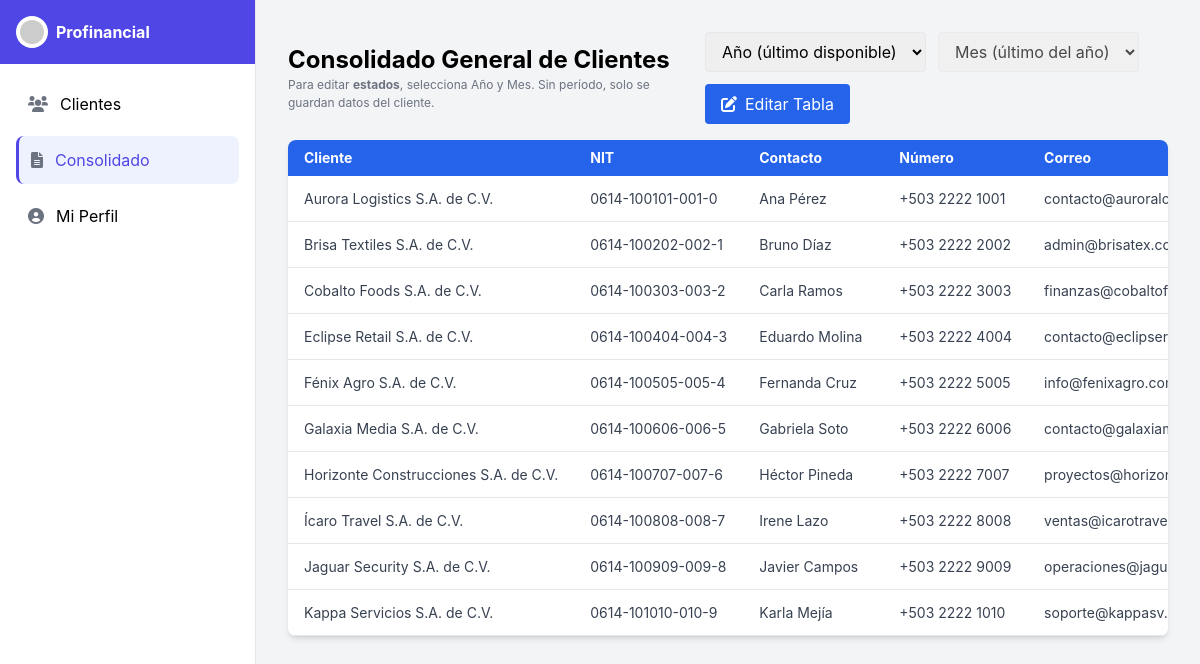
Page /cliente/consolidado.php on the earlier database version.
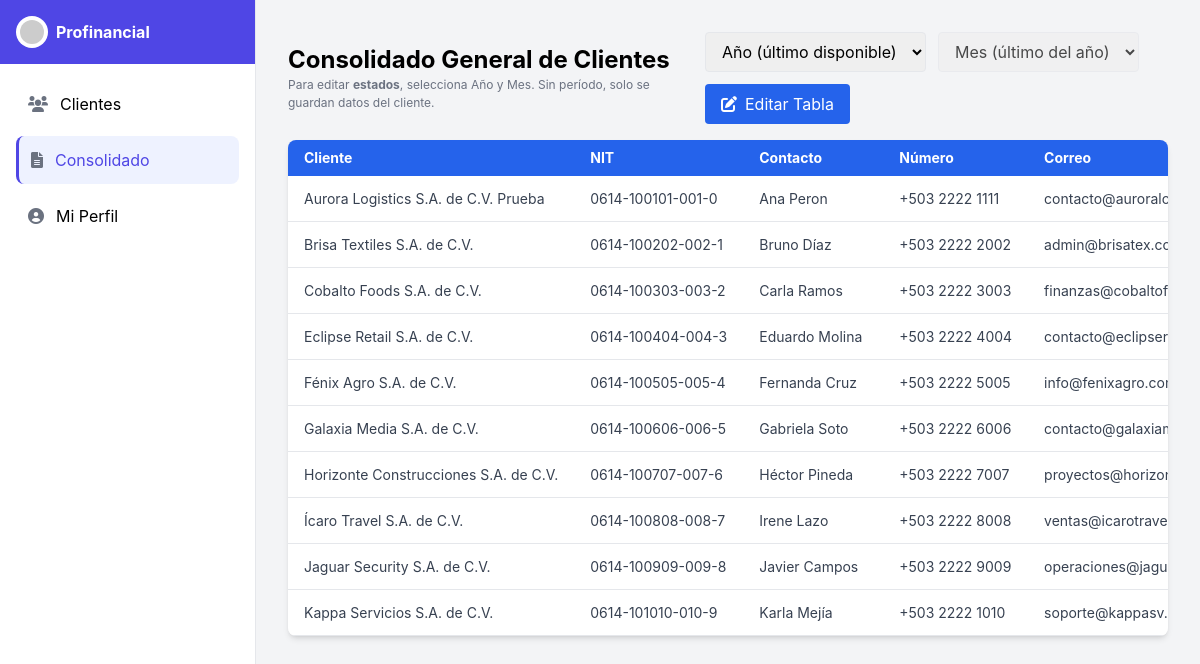
Same page on the later database version.
### tables this page shows
CREATE TABLE IF NOT EXISTS `clientes` (
  `id` bigint NOT NULL AUTO_INCREMENT,
  `nombre` varchar(160) NOT NULL,
  `nit` varchar(32) DEFAULT NULL,
  `nrc` varchar(32) DEFAULT NULL,
  `contacto` varchar(120) DEFAULT NULL,
  `telefono` varchar(40) DEFAULT NULL,
  `email` varchar(160) DEFAULT NULL,
  `clave_hacienda` varchar(64) DEFAULT NULL,
  `clave_planilla` varchar(64) DEFAULT NULL,
  `contador` varchar(120) DEFAULT NULL,
  `direccion` varchar(255) DEFAULT NULL,
  `activo` tinyint(1) NOT NULL DEFAULT '1',
  `creado_en` timestamp NOT NULL DEFAULT CURRENT_TIMESTAMP,
  `actualizado_en` timestamp NULL DEFAULT NULL ON UPDATE CURRENT_TIMESTAMP,
  PRIMARY KEY (`id`),
  UNIQUE KEY `uk_clientes_ident` (`nit`,`nrc`),
  KEY `idx_clientes_nombre` (`nombre`)
);

### cliente/consolidado.php (the view, shortened to what this page needs)
<?php
$DB_HOST='localhost';
$DB_NAME='profinancial_crm';
$DB_USER='root';
$DB_PASS='';
function h($s){ return htmlspecialchars((string)$s, ENT_QUOTES, 'UTF-8'); }
$anio = isset($_GET['anio']) && $_GET['anio']!=='' ? (int)$_GET['anio'] : null;
$mes  = isset($_GET['mes'])  && $_GET['mes']  !=='' ? (int)$_GET['mes']  : null;
try {
  $pdo = new PDO("mysql:host=$DB_HOST;dbname=$DB_NAME;charset=utf8mb4",$DB_USER,$DB_PASS,[PDO::ATTR_ERRMODE=>PDO::ERRMODE_EXCEPTION]);
  $params = [];
  if ($anio && $mes){
    $sql = "
      SELECT c.id, c.nombre AS cliente_nombre, c.nit, c.contacto, c.telefono, c.email,
             c.contador, c.clave_hacienda, c.clave_planilla,
             MAX(per.anio) anio, MAX(per.mes) mes,
             MAX(CASE WHEN tf.codigo='IVA' THEN CASE WHEN p.pagado=1 THEN 'pagada'
                                                     WHEN p.presentado=1 THEN 'presentada'
                                                     ELSE 'pendiente' END END) AS iva,
             MAX(CASE WHEN tf.codigo IN ('RENTA','PA') THEN CASE WHEN (p.presentado=1 OR p.pagado=1) THEN 'realizado'
                                                                 ELSE 'pendiente' END END) AS pa,
             MAX(CASE WHEN tf.codigo='PLANILLA' THEN CASE WHEN p.pagado=1 THEN 'pagada'
                                                          ELSE 'pendiente' END END) AS planilla,
             MAX(CASE WHEN tf.codigo IN ('CONTAB','CONTABILIDAD') THEN CASE WHEN (p.presentado=1 OR p.pagado=1) THEN 'realizado'
                                                                            ELSE 'pendiente' END END) AS conta
      FROM clientes c
      LEFT JOIN periodos per ON per.cliente_id=c.id AND per.anio=? AND per.mes=?
      LEFT JOIN presentaciones p ON p.periodo_id=per.id
      LEFT JOIN tipos_formulario tf ON tf.id=p.tipo_formulario_id
      GROUP BY c.id
      ORDER BY c.nombre ASC
    ";
    $params = [$anio,$mes];
  } else {
    $sql = "
      SELECT c.id, c.nombre AS cliente_nombre, c.nit, c.contacto, c.telefono, c.email,
             c.contador, c.clave_hacienda, c.clave_planilla,
             MAX(per.anio) anio, MAX(per.mes) mes,
             MAX(CASE WHEN tf.codigo='IVA' THEN CASE WHEN p.pagado=1 THEN 'pagada'
                                                     WHEN p.presentado=1 THEN 'presentada'
                                                     ELSE 'pendiente' END END) AS iva,
             MAX(CASE WHEN tf.codigo IN ('RENTA','PA') THEN CASE WHEN (p.presentado=1 OR p.pagado=1) THEN 'realizado'
                                                                 ELSE 'pendiente' END END) AS pa,
             MAX(CASE WHEN tf.codigo='PLANILLA' THEN CASE WHEN p.pagado=1 THEN 'pagada'
                                                          ELSE 'pendiente' END END) AS planilla,
             MAX(CASE WHEN tf.codigo IN ('CONTAB','CONTABILIDAD') THEN CASE WHEN (p.presentado=1 OR p.pagado=1) THEN 'realizado'
                                                                            ELSE 'pendiente' END END) AS conta
      FROM clientes c
      LEFT JOIN (
        SELECT p1.*
        FROM periodos p1
        JOIN (
          SELECT cliente_id, MAX(anio*100+mes) maxym
          FROM periodos
          GROUP BY cliente_id
        ) t ON t.cliente_id=p1.cliente_id AND (p1.anio*100+p1.mes)=t.maxym
      ) per ON per.cliente_id=c.id
      LEFT JOIN presentaciones p ON p.periodo_id=per.id
      LEFT JOIN tipos_formulario tf ON tf.id=p.tipo_formulario_id
      GROUP BY c.id
      ORDER BY c.nombre ASC
    ";
  }
  $st = $pdo->prepare($sql); $st->execute($params);
  $rows = $st->fetchAll(PDO::FETCH_ASSOC);
} catch(Throwable $e){
  http_response_code(500);
  echo '<!doctype html><meta charset="utf-8"><pre style="padding:16px;color:#b91c1c">Error: '.h($e->getMessage()).'</pre>'; exit;
}
?>
<!DOCTYPE html>
<html lang="es">
<head>
  <script src="https://cdn.tailwindcss.com"></script>
  <link href="https://cdnjs.cloudflare.com/ajax/libs/font-awesome/6.0.0-beta3/css/all.min.css" rel="stylesheet">
</head>
<body class="flex bg-gray-100">
  <div class="flex h-screen w-full">
    <div class="hidden md:flex flex-col w-64 bg-white border-r">
      <div class="flex items-center h-16 px-4 bg-indigo-600">
        <div class="flex items-center">
          <img src="https://placehold.co/30x30" alt="Logo Profinancial" class="h-8 w-8 rounded-full bg-white p-1">
          <span class="ml-2 text-white font-bold">Profinancial</span>
        </div>
      </div>
      <nav class="flex-1 p-4">
        <div class="space-y-2">
          <a href="../cliente/index.php" class="sidebar-item flex items-center p-3 rounded-lg">
            <i class="fas fa-users mr-3 text-gray-500"></i> Clientes
          </a>
          <a href="../cliente/consolidado.php" class="sidebar-item flex items-center p-3 rounded-lg">
            <i class="fas fa-file-alt mr-3 text-gray-500"></i> Consolidado
          </a>
          <a href="../cliente/perfil_contador.html" class="sidebar-item flex items-center p-3 rounded-lg">
            <i class="fas fa-user-circle mr-3 text-gray-500"></i> Mi Perfil
          </a>
        </div>
      </nav>
    </div>
    <main class="flex-1 p-8 overflow-y-auto">
      <div class="flex md:flex-row md:items-center md:justify-between gap-4 mb-4">
        <div>
          <h2 class="text-2xl font-bold">Consolidado General de Clientes</h2>
          <p class="hint">Para editar <b>estados</b>, selecciona Año y Mes. Sin período, solo se guardan datos del cliente.</p>
        </div>
        <form id="filtros" class="flex flex-wrap items-center gap-3" method="get">
          <select name="anio" id="filtroAno" class="border rounded px-3 py-2">
            <option value="">Año (último disponible)</option>
          </select>
          <select name="mes" id="filtroMes" class="border rounded px-3 py-2" <?= $anio?'':'disabled'?>>
            <option value="">Mes (último del año)</option>
          </select>
          <button id="editarTabla" type="button" class="bg-blue-600 hover:bg-blue-700 text-white px-4 py-2 rounded flex items-center">
            <i class="fas fa-edit mr-2"></i><span>Editar Tabla</span>
          </button>
        </form>
      </div>
      <div class="overflow-x-auto bg-white rounded-lg shadow-md">
        <table class="min-w-max text-sm text-left text-gray-700">
          <thead class="bg-blue-600 text-white">
            <tr>
              <th class="px-4 py-2 min-w-[180px]">Cliente</th>
              <th class="px-4 py-2 min-w-[120px]">NIT</th>
              <th class="px-4 py-2 min-w-[140px]">Contacto</th>
              <th class="px-4 py-2 min-w-[120px]">Número</th>
              <th class="px-4 py-2 min-w-[200px]">Correo</th>
            </tr>
          </thead>
          <tbody id="tablaClientes">
          <?php if ($rows): foreach ($rows as $r):
          ?>
            <tr class="border-b" data-id="<?=h($r['id'])?>">
              <td class="px-4 py-2 whitespace-nowrap" contenteditable="false"><?=h($r['cliente_nombre'])?></td>
              <td class="px-4 py-2 whitespace-nowrap" contenteditable="false"><?=h($r['nit'])?></td>
              <td class="px-4 py-2 whitespace-nowrap" contenteditable="false"><?=h($r['contacto'])?></td>
              <td class="px-4 py-2 whitespace-nowrap" contenteditable="false"><?=h($r['telefono'])?></td>
              <td class="px-4 py-2 whitespace-nowrap" contenteditable="false"><?=h($r['email'])?></td>
            </tr>
          <?php endforeach; else: ?>
            <tr><td colspan="14" class="px-4 py-6 text-center text-gray-500">Sin datos para el filtro seleccionado.</td></tr>
          <?php endif; ?>
          </tbody>
        </table>
      </div>
    </main>
  </div>
</body>
</html>

### cliente/consolidado.php (style rules this page uses)
body { font-family:'Inter',sans-serif }
.sidebar-item.active { background:#eef2ff;color:#4f46e5;border-left:3px solid #4f46e5 }
.hint { font-size:.75rem;color:#6b7280 }

Differences in the rows shown:
changed clientes "contacto@auroralog.com": nombre "Aurora Logistics S.A. de C.V." → "Aurora Logistics S.A. de C.V. Prueba"; contacto "Ana Pérez" → "Ana Peron"; telefono "+503 2222 1001" → "+503 2222 1111"
